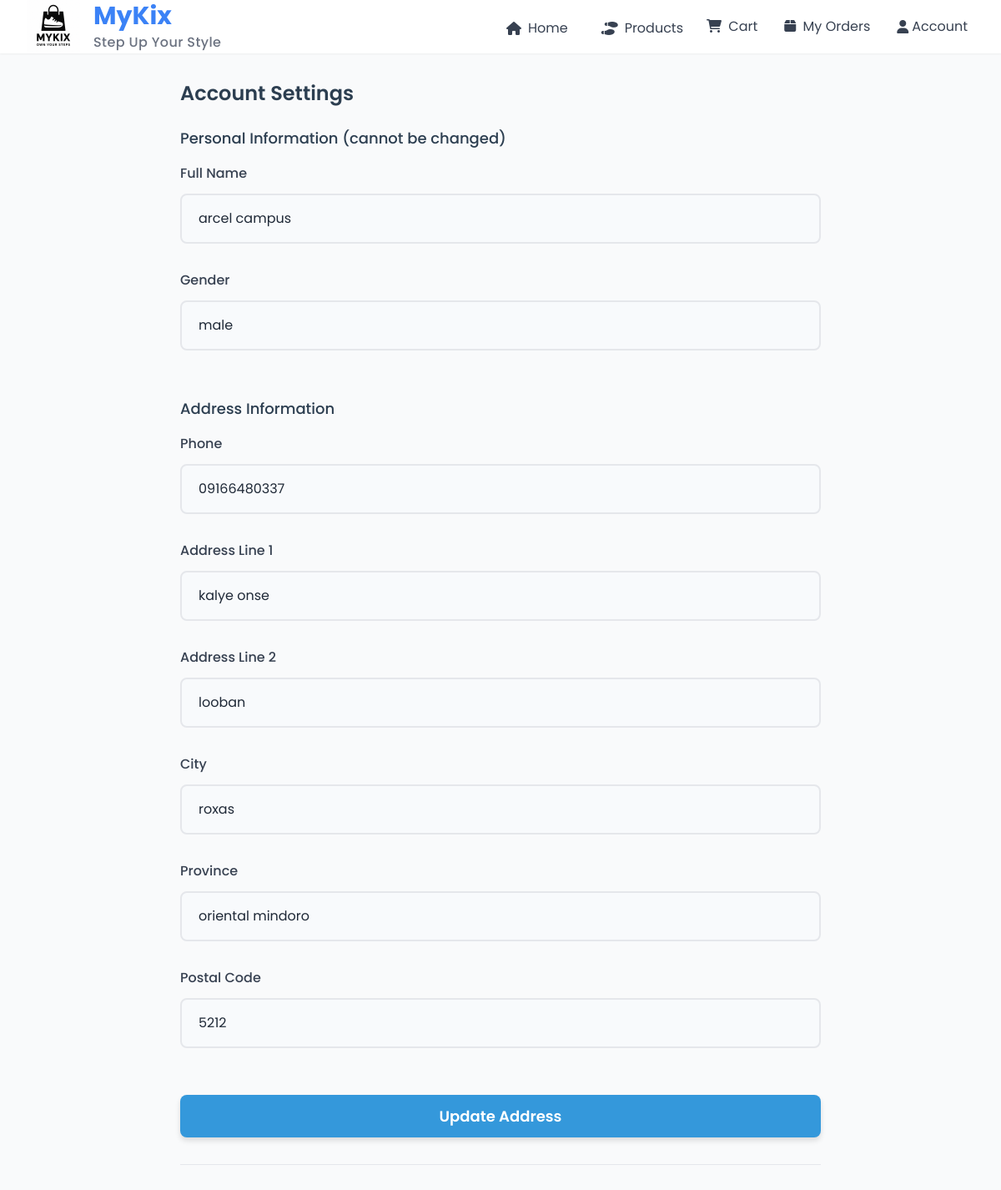
Before: /settings (signed in, upper part) with the older database file.
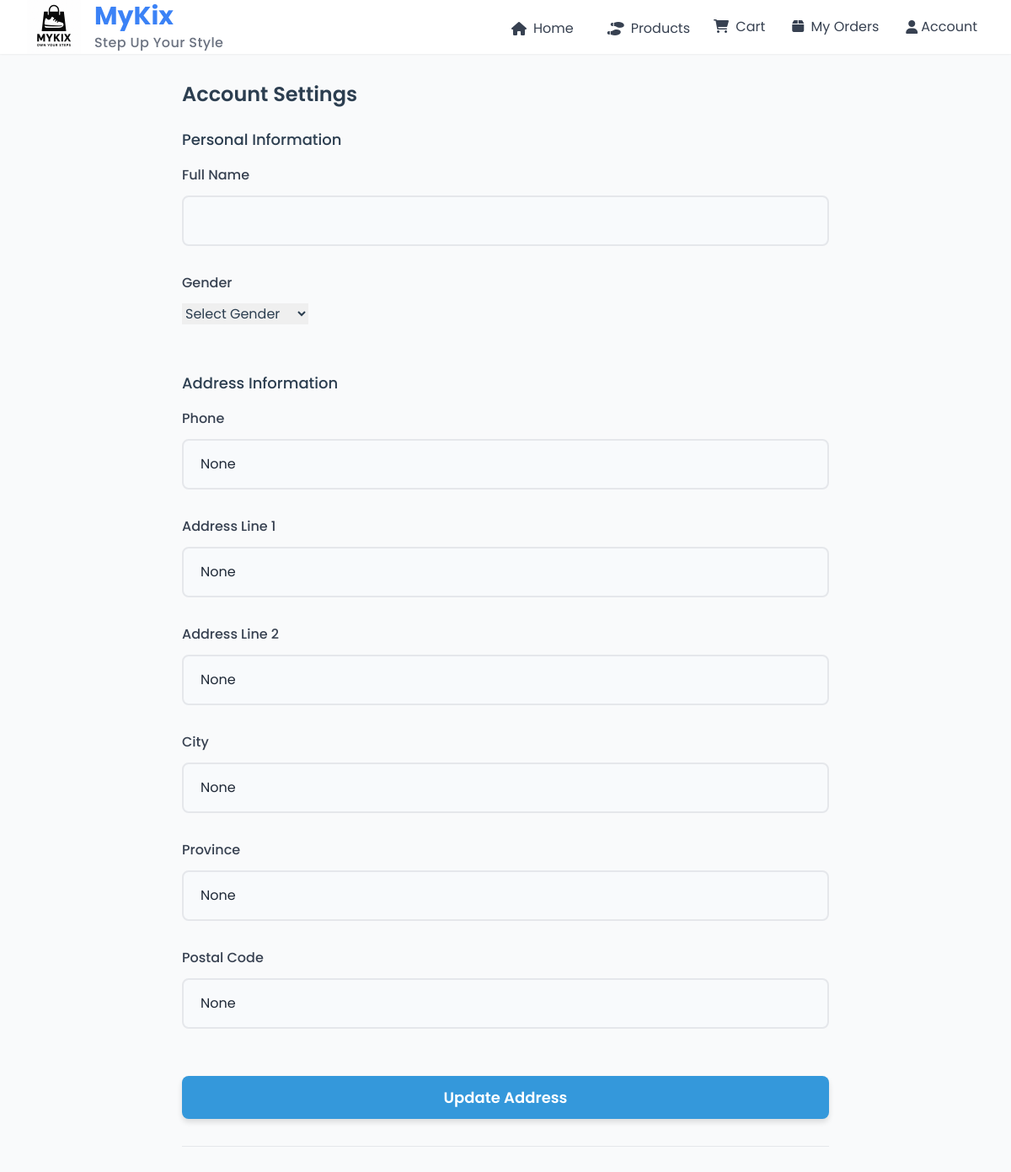
After: the same page with the newer database file.
### app.py (models this page shows, shortened)
class User(db.Model):
    id = db.Column(db.Integer, primary_key=True)
    username = db.Column(db.String(80), unique=True, nullable=False)
    email = db.Column(db.String(120), unique=True, nullable=False)
    password_hash = db.Column(db.String(128))
    is_admin = db.Column(db.Boolean, default=False)
    cart_items = db.relationship('CartItem', backref='user', lazy=True)
    orders = db.relationship('Order', backref='user', lazy=True)
    reset_token = db.Column(db.String(100))
    reset_token_expiry = db.Column(db.DateTime)
    gender = db.Column(db.String(20))  # male, female, prefer not to say
    full_name = db.Column(db.String(100))
    phone = db.Column(db.String(20))
    address_line1 = db.Column(db.String(200))
    address_line2 = db.Column(db.String(200))
    city = db.Column(db.String(100))
    province = db.Column(db.String(100))
    postal_code = db.Column(db.String(20))
    created_at = db.Column(db.DateTime, default=datetime.utcnow)
    last_login = db.Column(db.DateTime)
    shipping_info_updated_at = db.Column(db.DateTime)

### app.py (the view, shortened to what this page needs)
@app.route('/settings', methods=['GET', 'POST'])
def settings():
    if 'user_id' not in session:
        flash('Please login to access settings', 'error')
        return redirect(url_for('auth'))
    user = User.query.get(session['user_id'])
    if not user:
        flash('User not found', 'error')
        return redirect(url_for('auth'))
    personal_info_set = all([
        user.full_name,
        user.phone,
        user.address_line1,
        user.city,
        user.province,
        user.postal_code
    ])
    return render_template('settings.html', user=user, personal_info_set=personal_info_set)

### templates/settings.html (shortened to what this page needs)
{% extends "base.html" %}
{% block content %}
<div class="settings-container max-w-3xl mx-auto py-8">
    <h2 class="text-2xl font-semibold mb-6">Account Settings</h2>
    <form method="POST" action="{{ url_for('settings') }}" class="space-y-6">
        {% if personal_info_set %}
        <fieldset disabled>
            <legend class="text-lg font-medium mb-4">Personal Information (cannot be changed)</legend>
            <div class="form-group">
                <label for="full_name">Full Name</label>
                <input type="text" id="full_name" name="full_name" value="{{ user.full_name }}" class="input" disabled>
            </div>
            <div class="form-group">
                <label for="gender">Gender</label>
                <input type="text" id="gender" name="gender" value="{{ user.gender }}" class="input" disabled>
            </div>
        </fieldset>
        {% else %}
        <fieldset>
            <legend class="text-lg font-medium mb-4">Personal Information</legend>
            <div class="form-group">
                <label for="full_name">Full Name</label>
                <input type="text" id="full_name" name="full_name" value="{{ user.full_name or '' }}" class="input" required>
            </div>
            <div class="form-group">
                <label for="gender">Gender</label>
                <select id="gender" name="gender" class="input">
                    <option value="" {% if not user.gender %}selected{% endif %}>Select Gender</option>
                </select>
            </div>
        </fieldset>
        {% endif %}
        <div>
            <legend class="text-lg font-medium mb-4">Address Information</legend>
            <div class="form-group">
                <label for="phone">Phone</label>
                <input type="text" id="phone" name="phone" value="{{ user.phone }}" class="input" required>
            </div>
            <div class="form-group">
                <label for="address_line1">Address Line 1</label>
                <input type="text" id="address_line1" name="address_line1" value="{{ user.address_line1 }}" class="input" required>
            </div>
            <div class="form-group">
                <label for="address_line2">Address Line 2</label>
                <input type="text" id="address_line2" name="address_line2" value="{{ user.address_line2 }}" class="input">
            </div>
            <div class="form-group">
                <label for="city">City</label>
                <input type="text" id="city" name="city" value="{{ user.city }}" class="input" required>
            </div>
            <div class="form-group">
                <label for="province">Province</label>
                <input type="text" id="province" name="province" value="{{ user.province }}" class="input" required>
            </div>
            <div class="form-group">
                <label for="postal_code">Postal Code</label>
                <input type="text" id="postal_code" name="postal_code" value="{{ user.postal_code }}" class="input" required>
            </div>
        </div>
        <button type="submit" class="btn btn-primary">Update Address</button>
    </form>
    <hr class="my-8">
    </div>
    {% endblock %}

### templates/base.html (shortened to what this page needs)
<!DOCTYPE html>
<html lang="en">
<head>
    <script src="https://cdn.tailwindcss.com"></script>
    <link rel="stylesheet" href="https://cdnjs.cloudflare.com/ajax/libs/font-awesome/6.0.0-beta3/css/all.min.css">
    <link rel="stylesheet" href="{{ url_for('static', filename='css/style.css') }}">
</head>
<body class="flex flex-col min-h-screen bg-gray-50">
    <header class="bg-white shadow-sm">
        <nav class="max-w-7xl mx-auto px-4 sm:px-6 lg:px-8">
            <div class="flex justify-between h-16">
                <div class="flex-shrink-0">
                    <a href="{{ url_for('index') }}" class="text-2xl font-bold text-blue-500 flex items-center">
                        <img src="{{ url_for('static', filename='img/logo.png') }}" alt="MyKix Logo" class="h-16 w-16 mr-4 inline-block align-middle">
                        <div class="flex flex-col">
                            <span class="text-3xl font-bold text-blue-500 leading-tight">MyKix</span>
                            <span class="text-base text-gray-500 font-medium tracking-wide">Step Up Your Style</span>
                        </div>
                    </a>
                </div>
                {% if not request.endpoint.startswith('admin_') %}
                <div class="hidden md:flex md:items-center md:space-x-8 ml-auto mr-4">
                    <a href="{{ url_for('index') }}" class="inline-flex items-center px-1 pt-1 text-gray-700 hover:text-blue-500">
                        <i class="fas fa-home mr-2"></i> Home
                    </a>
                    <a href="{{ url_for('products') }}" class="inline-flex items-center px-1 pt-1 text-gray-700 hover:text-blue-500">
                        <i class="fas fa-shoe-prints mr-2"></i> Products
                    </a>
                </div>
                {% endif %}
                <div class="flex items-center">
                        {% if session.get('user_id') %}
                            {% if not request.endpoint.startswith('admin_') %}
                            <a href="{{ url_for('cart') }}" class="p-2 text-gray-700 hover:text-blue-500">
                                <i class="fas fa-shopping-cart"></i>
                                <span class="ml-1">Cart</span>
                            </a>
                            <a href="{{ url_for('customer_orders') }}" class="p-2 ml-4 text-gray-700 hover:text-blue-500">
                                <i class="fas fa-box"></i>
                                <span class="ml-1">My Orders</span>
                            </a>
                            {% endif %}
<div class="ml-4 relative" id="accountDropdown">
    <button class="p-2 text-gray-700 hover:text-blue-500 flex items-center" id="accountButton">
        <i class="fas fa-user"></i>
        <span class="ml-1">Account</span>
    </button>
</div>
                        {% else %}
                            <a href="{{ url_for('auth') }}" class="p-2 text-gray-700 hover:text-blue-500">
                                <i class="fas fa-user"></i>
                                <span class="ml-1">Account</span>
                            </a>
                        {% endif %}
                </div>
            </div>
        </nav>
    </header>
    <main class="flex-grow">
        {% block content %}{% endblock %}
    </main>
</body>
</html>

### static/css/style.css (style rules this page uses)
:root { --primary-color: #3498db; --secondary-color: #2ecc71; --danger-color: #e74c3c; --text-color: #2c3e50; --light-gray: #ecf0f1; --dark-gray: #34495e; }
body { font-family: 'Poppins', sans-serif; margin: 0; padding: 0; color: var(--text-color); line-height: 1.6; }
.form-group { margin-bottom: 1.5rem; position: relative; }
.form-group { margin-bottom: 2rem; }
.form-group label { display: block; margin-bottom: 0.75rem; font-size: 1rem; font-weight: 500; color: #374151; }
.form-group input { width: 100%; padding: 1rem 1.25rem; border: 2px solid #e5e7eb; border-radius: 8px; font-size: 1rem; transition: all 0.2s ease; background-color: #f8fafc; color: #1f2937; }
.form-group input::placeholder { color: #9ca3af; font-size: 0.95rem; }
.btn { width: 100%; padding: 1.125rem; border: none; border-radius: 8px; cursor: pointer; transition: all 0.3s ease; font-weight: 600; font-size: 1.125rem; margin-top: 2rem; }
.btn-primary { background: var(--primary-color); color: white; box-shadow: 0 4px 6px rgba(0,0,0,0.12); }
.btn { display: inline-flex; align-items: center; justify-content: center; padding: 0.75rem 1.5rem; font-weight: 600; border-radius: 0.5rem; transition: all 0.3s ease; }
.btn-primary { background-color: var(--primary-color); color: white; }

Changed rows visible on the page:
changed User: phone "09166480337" → "None"; address_line1 "kalye onse" → "None"; address_line2 "looban" → "None"; city "roxas" → "None"; province "oriental mindoro" → "None"; postal_code "5212" → "None"; full_name "arcel campus" → (not shown); gender "male" → "Select Gender"
Other visible differences:
text no longer shown: "Personal Information (cannot be changed)"
text now shown: "Personal Information"
